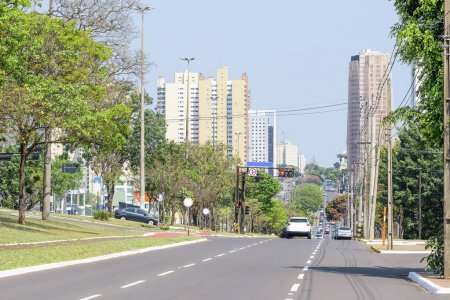
#> input picture imagens/imagem_cidade.jpg, 450 x 300 px
$ python FiltroImagens.py   (older library calls are emulated)
#> lines starting #> are read from the running program, lines starting #| are printed output that depends on the picture
#> further down, img is the input picture: shape (300, 450, 3); mean B, G, R 149.5, 163.6, 158.2
#> (printed output is left out)
import cv2
import numpy as np
# Filtros de suavização
def gaussianBlurFilter(image, kernel = (5,5)):
#> called with kernel = (5, 5)
    return cv2.GaussianBlur(image, kernel, 0)
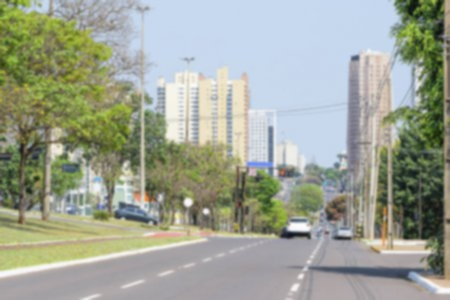
#> returned value: shape (300, 450, 3); mean of channels 0, 1, 2 149.5, 163.6, 158.2; drawn as B, G, R

def medianBlurFilter(image, ksize = 5):
#> called with ksize = 5
    return cv2.medianBlur(image, ksize)
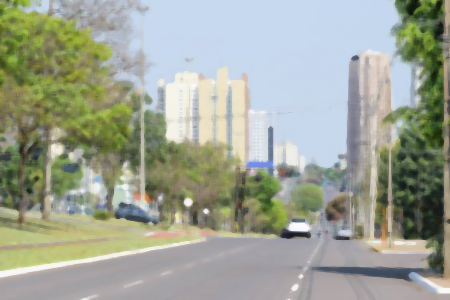
#> returned value: shape (300, 450, 3); mean of channels 0, 1, 2 149.5, 163.9, 158.4; drawn as B, G, R

def averageBlurFilter(image, ksize = 5):
#> called with ksize = 5
    return cv2.blur(image, (ksize, ksize))

def bilateralBlurFilter(image, ksize = 5):
#> called with ksize = 5
    return cv2.bilateralFilter(image, ksize, ksize, ksize)

# Filtros de detecção de bordas

def cannyFilter(image):
    return cv2.Canny(image, 100, 200)

def sobelFilter(image):
    return cv2.Sobel(image, cv2.CV_64F, 1, 0, ksize=5)
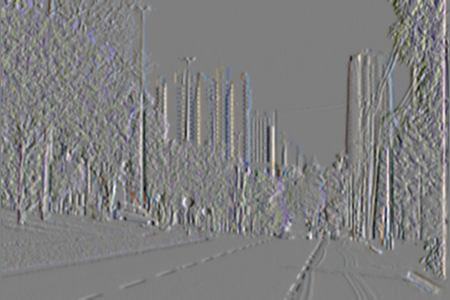
#> returned value: shape (300, 450, 3) float64; mean of channels 0, 1, 2 6.8, -1.1, 3.6; drawn with min black and max white
#> in cannyFilter, `return cv2.Canny(image, 100, 200)`:
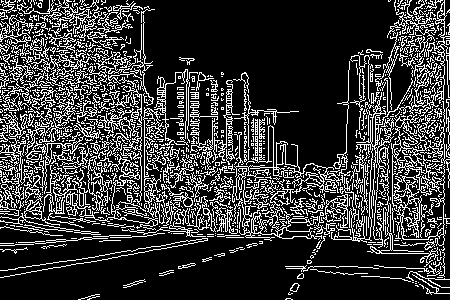
#> returned value: shape (300, 450); 22% white in thin lines or dots

def prewittFilter(image):
    # Aplicar o filtro Prewitt horizontal
    kernel_x = np.array([[-1, 0, 1], [-1, 0, 1], [-1, 0, 1]])
    imagem_prewitt_x = cv2.filter2D(image, -1, kernel_x)
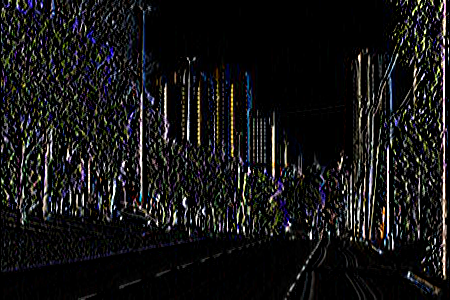
#> imagem_prewitt_x: shape (300, 450, 3); mean B, G, R 22.4, 22.1, 22.3

    # Aplicar o filtro Prewitt vertical
    kernel_y = np.array([[-1, -1, -1], [0, 0, 0], [1, 1, 1]])
    imagem_prewitt_y = cv2.filter2D(image, -1, kernel_y)
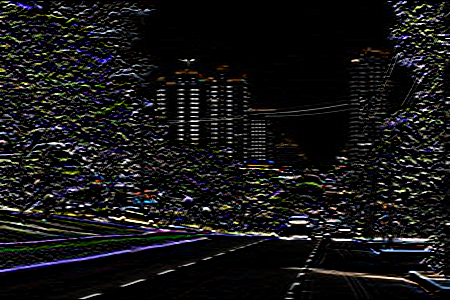
#> imagem_prewitt_y: shape (300, 450, 3); mean B, G, R 22.4, 22, 22.2
    return imagem_prewitt_x, imagem_prewitt_y

img = cv2.imread('./imagens/imagem_cidade.jpg')


################################################################
# Exibindo imagem

if img is not None:
    cv2.imshow('Imagem', img)  # Exibir a imagem em uma janela
    cv2.waitKey(0)  # Aguardar até que uma tecla seja pressionada
    cv2.destroyAllWindows()

# Imagem como matriz

print(img)


# Filtros de suavização
# kernel = 5
gaussianImage = gaussianBlurFilter(img)
medianBlurImage = medianBlurFilter(img)
averageBlurImage = averageBlurFilter(img)
bilateralBlurImage = bilateralBlurFilter(img)

# Exibindo as imagens
if medianBlurImage is not None and gaussianImage is not None:
    cv2.imshow('MedianBlurImage', medianBlurImage)
    cv2.imshow('gaussianImage', gaussianImage)
    cv2.imshow('averageBlurImage', averageBlurImage)
    cv2.imshow('bilateralBlurImage', bilateralBlurImage)


    cv2.waitKey(0)  # Aguardar até que uma tecla seja pressionada
    cv2.destroyAllWindows()

# Filtros de detecção de bordas
# kernel = 5

sobelImage = sobelFilter(img)
cannyImage = cannyFilter(img)
imagem_prewitt_x, imagem_prewitt_y = prewittFilter(img)

# Exibindo as imagens
if sobelImage is not None and cannyImage is not None:
    cv2.imshow('sobelImage', sobelImage)
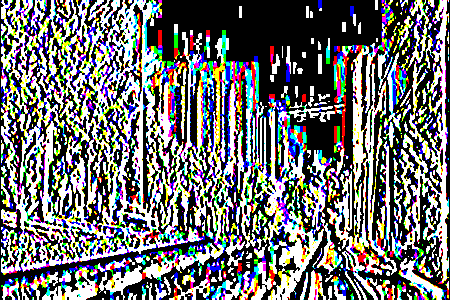
#> window 'sobelImage': shape (300, 450, 3); mean B, G, R 113.5, 112.6, 112.2
    cv2.imshow('cannyImage', cannyImage)
    cv2.imshow('imagem_prewitt_x', imagem_prewitt_x)
    cv2.imshow('imagem_prewitt_y', imagem_prewitt_y)
    cv2.waitKey(0)  # Aguardar até que uma tecla seja pressionada
    cv2.destroyAllWindows()
